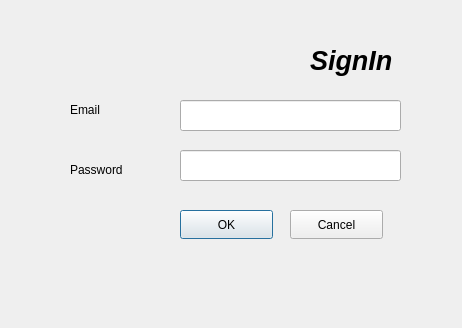
<?xml version="1.0" encoding="UTF-8"?>
<ui version="4.0">
 <class>signIn_Dialog</class>
 <widget class="QDialog" name="signIn_Dialog">
  <property name="geometry">
   <rect>
    <x>0</x>
    <y>0</y>
    <width>462</width>
    <height>328</height>
   </rect>
  </property>
  <property name="windowTitle">
   <string>Dialog</string>
  </property>
  <widget class="QWidget" name="widget" native="true">
   <property name="geometry">
    <rect>
     <x>50</x>
     <y>60</y>
     <width>391</width>
     <height>221</height>
    </rect>
   </property>
   <widget class="QLineEdit" name="lineEdit_email">
    <property name="geometry">
     <rect>
      <x>130</x>
      <y>40</y>
      <width>221</width>
      <height>31</height>
     </rect>
    </property>
   </widget>
   <widget class="QLineEdit" name="lineEdit_password">
    <property name="geometry">
     <rect>
      <x>130</x>
      <y>90</y>
      <width>221</width>
      <height>31</height>
     </rect>
    </property>
   </widget>
   <widget class="QLabel" name="label_email">
    <property name="geometry">
     <rect>
      <x>20</x>
      <y>40</y>
      <width>63</width>
      <height>20</height>
     </rect>
    </property>
    <property name="text">
     <string>Email</string>
    </property>
   </widget>
   <widget class="QLabel" name="label_password">
    <property name="geometry">
     <rect>
      <x>20</x>
      <y>100</y>
      <width>63</width>
      <height>20</height>
     </rect>
    </property>
    <property name="text">
     <string>Password</string>
    </property>
   </widget>
   <widget class="QPushButton" name="pushButton">
    <property name="geometry">
     <rect>
      <x>130</x>
      <y>150</y>
      <width>93</width>
      <height>29</height>
     </rect>
    </property>
    <property name="text">
     <string>OK</string>
    </property>
   </widget>
   <widget class="QPushButton" name="pushButton_signIn_canceled">
    <property name="geometry">
     <rect>
      <x>240</x>
      <y>150</y>
      <width>93</width>
      <height>29</height>
     </rect>
    </property>
    <property name="text">
     <string>Cancel</string>
    </property>
   </widget>
  </widget>
  <widget class="QLabel" name="label_3">
   <property name="geometry">
    <rect>
     <x>310</x>
     <y>40</y>
     <width>101</width>
     <height>41</height>
    </rect>
   </property>
   <property name="font">
    <font>
     <pointsize>20</pointsize>
     <italic>true</italic>
     <bold>true</bold>
    </font>
   </property>
   <property name="autoFillBackground">
    <bool>true</bool>
   </property>
   <property name="text">
    <string>SignIn</string>
   </property>
  </widget>
 </widget>
 <resources/>
 <connections/>
</ui>
